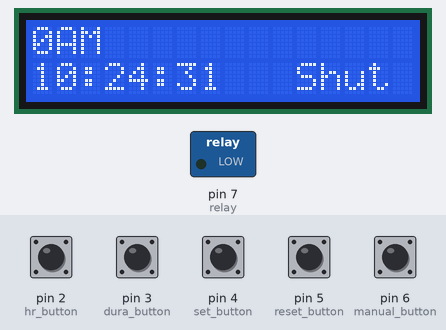
This sketch was run on a simulated Arduino Uno, built with avr-gcc and run on an emulated ATmega328P. Parts: 16×2 character LCD, switched loads named in the sketch (green lamp = pin HIGH). Dashed ring = blinking. The test bench sets the inputs (shaded band); at power-on: pin 2 (hr_button), pin 3 (dura_button), pin 4 (set_button), pin 5 (reset_button), pin 6 (manual_button) HIGH. The local clock reads 2024-03-15 10:24:30 at power-on unless the sketch sets it.

Above: at 1.2 s.
1.3 s: pin 6 (manual_button) pulled LOW for 0.2 s
At 1.61 s:
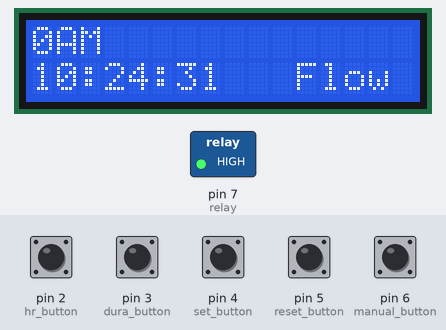
3.2 s: pin 4 (set_button) pulled LOW for 0.2 s
At 3.7 s:
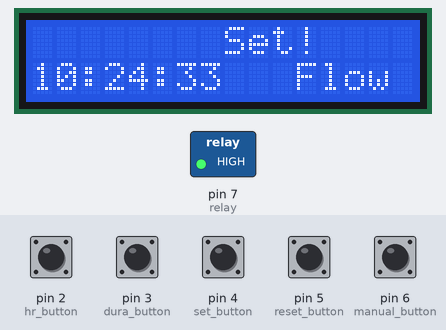
5.3 s: pin 5 (reset_button) pulled LOW for 0.2 s
At 5.7 s:
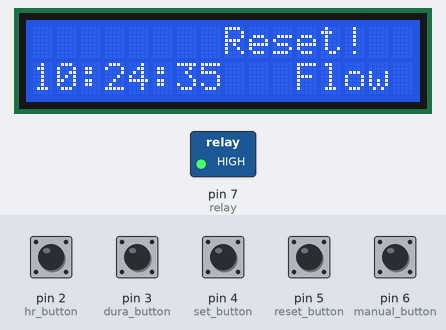
7.3 s: pin 3 (dura_button) pulled LOW for 0.2 s
At 7.53 s:
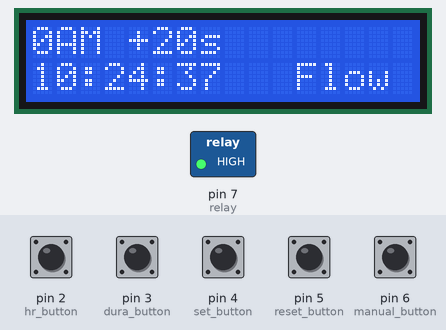
9.0 s: pin 6 (manual_button) pulled LOW for 1 s
At 9.43 s:
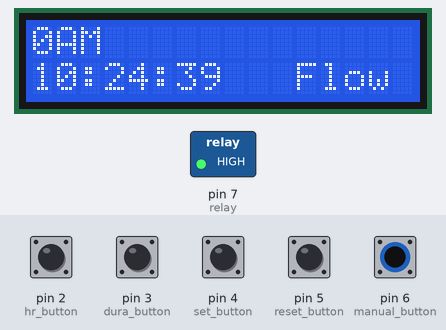
12.5 s: pin 4 (set_button) pulled LOW for 1 s
At 13.0 s:
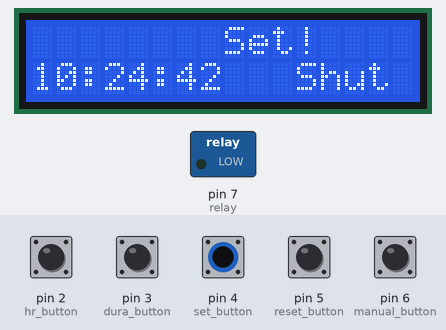
Timing chart, 0 to 15.5 s (numbered marks = the images above; inputs shaded):
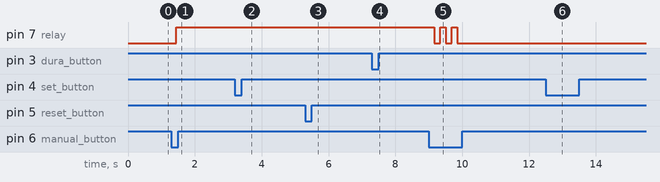

The sketch:

Testing_3.ino
```cpp
  // Date and time functions using a DS1307 RTC connected via I2C and Wire lib
//#include <Wire.h>
#include <LCD_I2C.h>
#include "RTClib.h"
RTC_DS1307 rtc;
LCD_I2C lcd(0x27,16,2);
//wchar daysOfTheWeek[7][12] = {"Sun", "Mon", "Tue", "Wed", "Thur", "Fri", "Sat"};
int hr_button = 2;
int dura_button = 3;
int set_button = 4;
int reset_button = 5;
int manual_button = 6;
int relay = 7;
int hr = 0;
int dura = 10;
int hr_add = 0;
int dura_add = 0;
int sett = 0;
int reset = 0;
int manual = 0;
bool alarm_set = false;
bool manual_set = 0;

void setup () {
  if (! rtc.begin()) {
    lcd.print("No RTC !");
  }
  if (! rtc.isrunning()) {
    lcd.print("Error !");
    rtc.adjust(DateTime(2022,7,4,12,29,25));
  }
  lcd.begin();
  lcd.backlight();
  pinMode(relay, OUTPUT);
  pinMode(hr_button, INPUT);
  pinMode(dura_button, INPUT);
  pinMode(set_button, INPUT);
  pinMode(reset_button, INPUT);
  pinMode(manual_button, INPUT);
  //rtc.adjust(DateTime(2022,7,4,12,29,0));
}

void solenoid_flow(){
  digitalWrite(relay, HIGH);
  lcd.setCursor(11,1);
  lcd.print("Flow");
}

void solenoid_shut(){
  digitalWrite(relay, LOW);
  lcd.setCursor(11,1);
  lcd.print("Shut");
}

void alarm(){
  DateTime now = rtc.now();
  lcd.setCursor(0,1);
  lcd.print(now.hour(), DEC);
  lcd.print(':');
  lcd.print(now.minute(), DEC);
  lcd.print(':');
  lcd.print(now.second(), DEC);
  //delay(1000);
  if (now.hour() == hr && now.second() <= dura && alarm_set == true) {
    solenoid_flow();
  } else { // force shut after certain time to prevent leakage
    //solenoid_shut();
    manual_press();
  }
}

void manual_press(){
    manual = digitalRead(manual_button);
    if (manual == 0) {
      manual_set = 1 - manual_set;
    }
    if (manual_set) {
      solenoid_flow();
    } else {
      solenoid_shut();
    }
    alarm_set = false;
}

void set_time() {
    hr_add = digitalRead(hr_button);
    dura_add = digitalRead(dura_button);
    sett = digitalRead(set_button);
    reset = digitalRead(reset_button);
    if (hr_add == 0) {
      hr++;
      if (hr == 24) {
        hr = 0;
      }
      alarm_set = false;
    }
    if (dura_add == 0) {
      dura += 10;
      if (dura > 30) {
        dura = 10;
      }
      alarm_set = false;
      lcd.setCursor(4,0);
      lcd.print("+");
      lcd.print(dura);
      lcd.print("s");
    }
    if (sett == 0) {
      alarm_set = true;
      lcd.setCursor(8,0);
      lcd.print("Set!");
      delay(500);
    }
    if (reset == 0) {
      hr = 0;
      dura = 10;
      alarm_set = false;
      lcd.setCursor(8,0);
      lcd.print("Reset!");
      delay(500);
    }
    lcd.setCursor(0,0);
    if (hr <= 12) {
      lcd.print(hr);
      lcd.print("AM ");
    } else {
      lcd.print(hr-12);
      lcd.print("PM ");
    }

    delay(150);
    lcd.clear();
}


void loop () {
  set_time();
  alarm();
}
```

Measured:
- after the input at 1.3 s, pin 7 (relay): LOW → HIGH after 0.14 s; the display: first changes after 0.14 s (image 1 shows a later state)
- after the input at 3.2 s, the display: changes after 0.14 s (image 2)
- after the input at 5.3 s, the display: first differs from a run without the input after 0.10 s (image 3)
- after the input at 7.3 s, the display: first differs from a run without the input after 0.15 s (image 4)
- after the input at 9.0 s, pin 7 (relay): alternates HIGH for 0.17 s and LOW for 0.17 s, 5 changes in all, then stays LOW, starting after 0.17 s; the display: first changes after 0.17 s (image 5 shows a later state)
- after the input at 12.5 s, the display: changes after 0.12 s (image 6)
- what the display in image 6 shows lasts 0.5 s, from 12.6 s to 13.1 s
